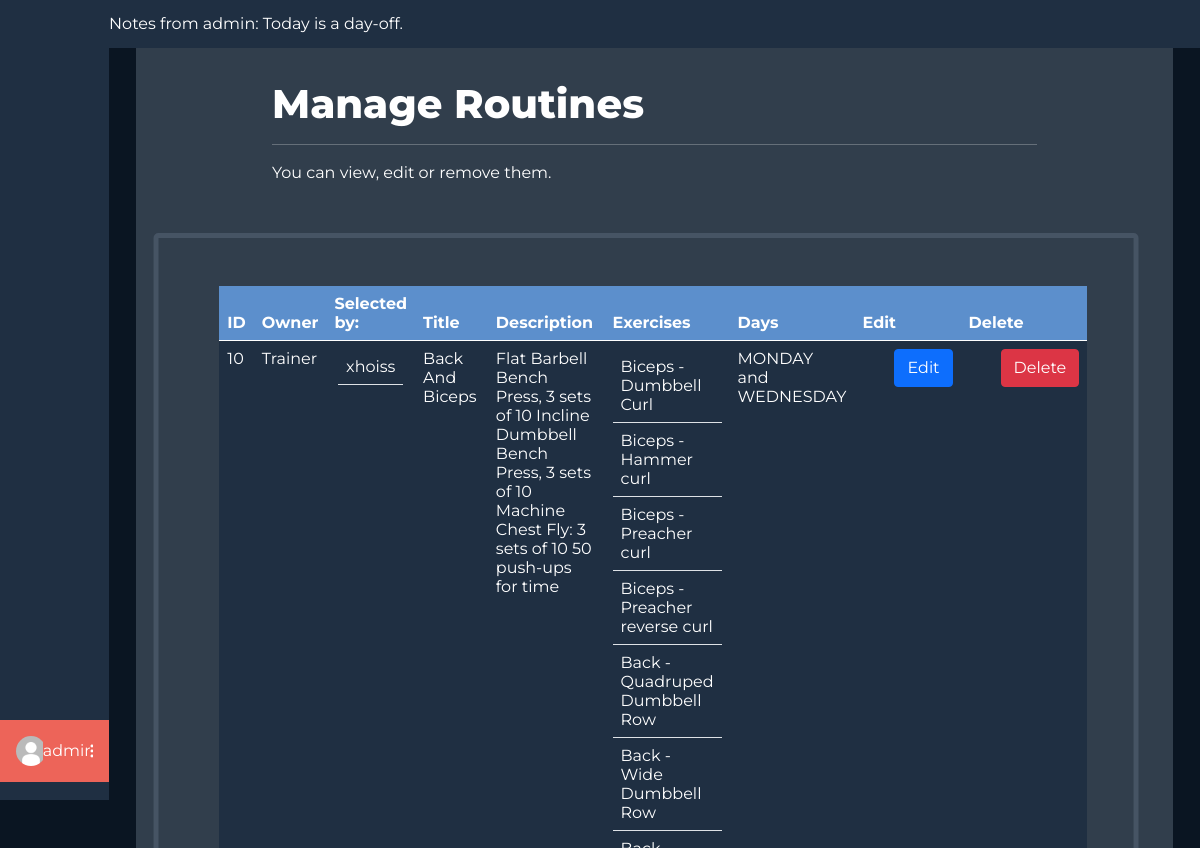
/staff/routines/ (signed in), run on the app's committed database.
### users/models.py (models this page shows, shortened)
class Profile(models.Model):
    user = models.OneToOneField(User, on_delete=models.CASCADE)
    profile_photo = models.ImageField(
        upload_to='media/profiles/', default='profiles/default.jpg')
    height = models.FloatField(default=170.0)
    weight = models.FloatField(default=60.0)
    weight_goal = models.FloatField(default=70.0)
    GENDER_CHOICES = (('F', 'Female'), ('M', 'Male'), ('O', 'Other'))
    gender = models.CharField(
        max_length=9, choices=GENDER_CHOICES, default=GENDER_CHOICES[0])
    FREQUENCY = (
        ('3x', '3 Times a Week'),
        ('4x', '4 Times a Week'),
        ('5x', '5 Times a Week'),
        ('6x', '6 Times a Week'),
    )
    week_frequency = models.CharField(
        max_length=20, choices=FREQUENCY, default=FREQUENCY[0])
    profile_complete = models.BooleanField(default=False)
    selected_diets = models.ManyToManyField(DietPlan, blank=True)
    age = models.IntegerField(null=True)

### staff/models.py (models this page shows, shortened)
class AdminNotes(models.Model):
    todo = models.CharField(max_length=200)
    date = models.DateTimeField(
        default=datetime.now(), blank=True)

### dashboards/models.py (models this page shows, shortened)
class Routine(models.Model):
    owner = models.ForeignKey(User, on_delete=CASCADE,
                              related_name='%(class)s_username', null=True)
    title = models.CharField(max_length=60, blank=True)
    selected_by = models.ManyToManyField(User)
    desc = models.TextField(blank=True)
    thumbnail = models.ImageField(
        upload_to='routines/', default='routines/default.jpg')
    exercises = models.ManyToManyField(Exercise)
    days = models.CharField(max_length=60, blank=True)

class Exercise(models.Model):
    owner = models.ForeignKey(User, on_delete=CASCADE,
                              related_name='%(class)s_username', null=True)
    selected_by = models.ManyToManyField(User)
    title = models.CharField(max_length=60, blank=True)
    reps = models.IntegerField(default=3, blank=True)
    desc = models.TextField(blank=True)
    link = models.CharField(max_length=300, blank=True)

### staff/views.py (the view)
# urls.py: path('routines/', views.manage_routines, name="staff-manage-routines"),
@login_required(login_url='login')
@staff_member_required
def manage_routines(request):
    navigation = None
    if request.user.groups.first():
        role = request.user.groups.first().name
        if role == 'trainer':
            navigation = TRAINER_ROUTINES_NAV
        else:
            return redirect('staff')
    routines = Routine.objects.all()
    context = {'options': navigation, 'routines': routines}
    context['notes'] = getNotes()
    if request.POST:
        delete = request.POST['delete']
        if delete and Routine.objects.get(id=int(delete)):
            d = Routine.objects.get(id=int(delete))
            d.delete()
    return render(request, f'staff/trainer/routines.html', context)

### staff/notes.py (called while the page is built)
def getNotes():
    notes = 'No notes posted'
    if AdminNotes.objects.first():
        nr = len(AdminNotes.objects.all())
        notes = AdminNotes.objects.all()[nr-1]
        if notes.date < timezone.now():
            return notes

### staff/templates/staff/trainer/routines.html (shortened to what this page needs)
{% extends 'staff/base.html' %}
{% load static %}
{% block styles %}
<link rel="stylesheet" href="{% static 'css/staff_dashboards/trainer/routines.css' %}">
{% endblock styles %}
{% block middle %}
<div class="main">
    <div class="header">
        <h1>Manage Routines</h1>
        <hr>
        <p>You can view, edit or remove them.</p>
    </div>
    <div class="main-table row justify-content-center" id="short">
        <div class="col-auto overflow-auto">
            <table class="table table-responsive" id="tablecss" cellspacing="0" cellpadding="0" border="0" width="325">
                <thead>
                    <tr id="first-row">
                        <th>ID</th>
                        <th>Owner</th>
                        <th>Selected by: </th>
                        <th>Title</th>
                        <th>Description</th>
                        <th>Exercises</th>
                        <th>Days</th>
                        <th>Edit</th>
                        <th>Delete</th>
                    </tr>
                </thead>
                <tbody>
                    {% for routine in routines %}
                    <tr>
                        <td>{{routine.id}}</td>
                        <td>{{routine.owner}}</td>
                        <td>
                        <table class="table table-responsive table-hover">
                            <tbody>
                            {% for u in routine.selected_by.all%}
                                <tr>
                                <td>{{u.username}}</td>
                                </tr>
                            {% endfor %}
                            </tbody>
                        </table>
                        </td>
                        <td>{{routine.title}}</td>
                        <td>{{routine.desc}}</td>
                        <td>
                        <table class="table table-responsive table-hover">
                            <tbody>
                            {% for e in routine.exercises.all%}
                                <tr>
                                <td><a href=""> {{e.title}}</a></td>
                                </tr>
                            {% endfor %}
                            </tbody>
                        </table>
                        </td>
                        <td>{{routine.days}}</td>
                        <td>
                            <a class="btn btn-primary" href="{% url 'staff-edit-routine' routine.id %}">Edit</a>
                        </td>
                        <td>
                           <form action="{% url 'staff-manage-routines' %}" method="POST">
                            <button class="btn btn-danger">Delete</button>
                            </form>
                        </td>
                    </tr>
                    {% endfor %}
                </tbody>
            </table>
        </div>
    </div>
</div>
{% endblock middle %}

### staff/templates/staff/base.html (shortened to what this page needs)
{% load static %}
<html>
  <head>
    <link href="https://cdn.jsdelivr.net/npm/bootstrap@5.0.1/dist/css/bootstrap.min.css" rel="stylesheet">
    <link rel="stylesheet" href="{% static 'css/staff_dashboards/main.css' %}">
    <link rel="stylesheet" href="{% static 'css/staff_dashboards/table.css' %}">
    {% block styles %}
    {% endblock styles %}
  </head>
  <body>
  {% block content %}
  {% if user.is_authenticated %}
  <div class="mycontainer">
    <div class="navigation">
      <div class="nav-col">
        <div class="options">
        </div>
        <div class="profile-wrapper">
          <div class="user-btn">
            <div class="profile-pic"><img src="{{ user.profile.profile_photo.url }}" alt=""></div>
            {% if user.first_name %}
            <span>{{user.get_full_name}}</span>
            {% else %}
            <span>{{user.username}}</span>
            {% endif %}
            <div class="three-dot"><img src="{% static 'svg/3dots.svg' %}" alt=""></div>
          </div>
        </div>
      </div>
    </div>
    <div class="middle">
      <div class="middle-nav">
        <marquee behavior="" direction="">Notes from admin: {{ notes.todo }}
        </marquee>
      </div>
    {% block middle %}
    {% endblock middle %}
    </div>
  </div>
  {% endif %}
  {% endblock content %}
  </body>
<html>

### static/css/staff_dashboards/main.css (style rules this page uses)
* { margin: 0; font-family: "Montserrat", sans-serif; overflow: hidden; }
body { background-color: #0a1522; }
.mycontainer { display: flex; flex-direction: row; justify-content: space-between; }
.navigation { width: 10vw; height: 100vh; }
.nav-col { width: 100%; display: flex; flex-direction: column; align-items: center; background-color: #1f2f42; }
.options { display: flex; flex-direction: column; justify-content: space-between; margin-top: 4em; height: 50%; width: 100%; }
.profile-wrapper { width: 100%; }
.user-btn { background-color: #ed6459; color: #fff; padding: 1em; padding-right: 1em; padding-left: 1em; width: 100%; text-align: center; margin-top: 16em; display: flex; flex-direction: row; align-items: center; justify-content: space-between; }
.profile-pic img { height: 30px; border-radius: 50%; width: auto; }
.navigation { display: flex; flex-direction: row; }
.middle { width: 100%; background-color: #0a1522; }
.middle-nav { width: 100%; height: 3em; background-color: #1f2f42; color: white; display: flex; flex-direction: row; align-items: center; }

### static/css/staff_dashboards/table.css (style rules this page uses)
#tablecss { color: white; margin: 3em; background-color: #1F2F42; margin-right: 5em; }
.btn { margin-left: 2em; }
#first-row { background-color: black; }
#short { margin-right: 3em; }
.main { margin: auto; width: 95%; background-color: #313e4c; height: 100vh; }
.main-table { transform: translate(3%, 0); width: 95%; border: 5px solid #465464; border-radius: 5px; max-height: 90%; }
.table { align-self: center; margin: auto; width: fit-content ; }
.header { padding: 2em; margin: auto; width: 80%; color: white; }
.header > h1 { font-weight: 800; }
th { background-color: #5c8fcc !important; }
td { color: white !important; }
td > a { text-decoration: none; color: white !important; }

### static/css/staff_dashboards/trainer/routines.css (style rules this page uses)
.main { margin: auto; width: 95%; background-color: #313e4c; height: 100vh; }
.main-table { transform: translate(3%, 0); width: 95%; border: 5px solid #465464; border-radius: 5px; max-height: 90%; }
.table { align-self: center; margin: auto; width: fit-content ; }
.header { padding: 2em; margin: auto; width: 80%; color: white; }
.header > h1 { font-weight: 800; }
th { background-color: #5c8fcc !important; }
td { color: white !important; }
td > a { text-decoration: none; color: white !important; }

### data on the page
AdminNotes: todo "Today is a day-off."
Routine: id "10", owner "Trainer", title "Back And Biceps", desc "Flat Barbell Bench Press, 3 sets of 10 Incline Dumbbell Bench Press, 3 sets of 10 Machine Chest Fly: 3 sets of 10 50 push-ups for time", days "MONDAY and WEDNESDAY"
Exercise: title "Biceps - Dumbbell Curl"
Exercise: title "Biceps - Hammer curl"
Exercise: title "Biceps - Preacher curl"
Exercise: title "Biceps - Preacher reverse curl"
Exercise: title "Back - Quadruped Dumbbell Row"
Exercise: title "Back - Wide Dumbbell Row"

### other printed values
{{ u.username }} "xhoiss"
